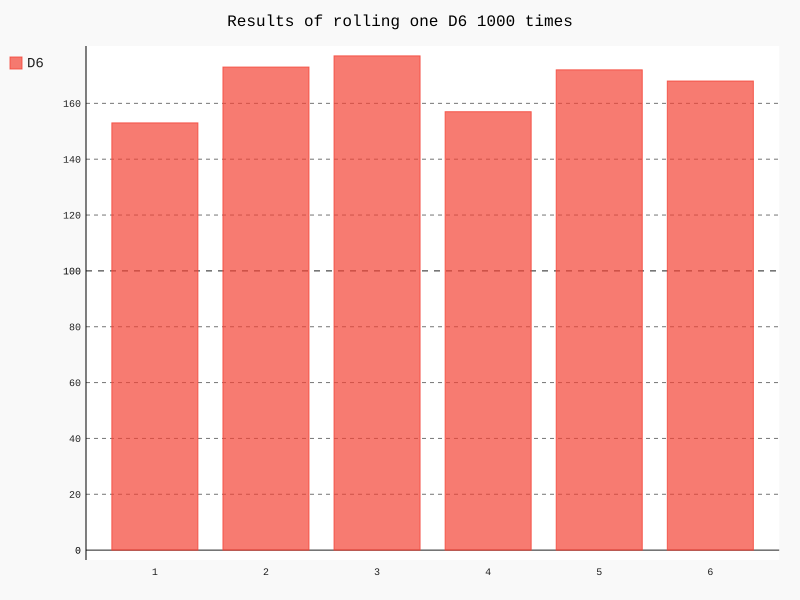

This chart was generated by the following Python code:
#Pygal 生成直方图
from die import  Die
import  pygal
die = Die()
#掷骰子的结果
results=[]

for roll_num in range(1000):
    result = die.roll()
    results.append(result)


print(results)

#分析结果
frequencies=[]
for value in range(1,die.num_sides+1):
    frequencie =results.count(value)
    frequencies.append(frequencie)
print(frequencies)

# 对结果可视化
hist = pygal.Bar()

hist.title="Results of rolling one D6 1000 times"
hist.x_labels = ['1','2','3','4','5','6']
hist._x_title = "Result"
hist._y_title = "Frequence of result"
hist.add('D6',frequencies)
hist.render_to_file('die_visual.svg')
